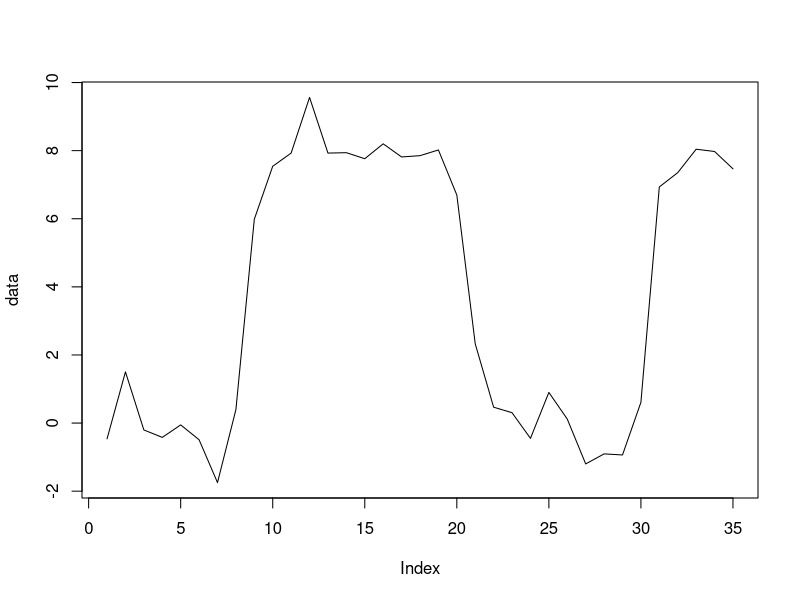

Recreate this plot in R.
#data <- ##SIMULATE NORMAL WITH CHANGE IN MEAN OR ELSE BROWNIAN MOTION WITH SOME SHIFT
data <- c(rnorm(8, 0, 1), rnorm(12, 8, 1), rnorm(10, 0, 1), rnorm(5, 8, 1))
N <- length(data)

plot(data, type="l")

#################
#CREATE G VECTOR#  
#################

g <- dgeom(1:N, 0.1)
#plot(g, type="l")

G <- rep(0,N)
for (i in 1:N){
  G[i] <- sum(g[1:i])
}
#plot(G, type="l")

##checks whether there has been a changepoint
isChangepoint <- function(row){
  len <- length(row)
  if (len >= 3){ ##no changepoints before this
    if ((row[len])>0.9){
      return(TRUE)
    }
  }
  return(FALSE)
}

###Finds w (probability of data being more extreme than current data point based on previous data point)
findw <- function(data, mean, sd){
  w <- pnorm(data, mean, sd)
  #if (data == NA){}
  if (w < 0.5){
    w <- 2*w
  } else {
    w <- 2*(1-w)
  }
  return(w)
}

##takes current vector, and returns updated next one, which is longer by 1
updateModel <- function(row){
  i <- length(row)
  newrow <- rep(0, i+1)
  for (j in 1:i){
    w <- findw(data[n+1], data[n], sd=1)
    if (i == j){ ## as G(O) Not defined in R, = 0
      #output_matrix[i+1, j] <- w * (1- G[i-(j-1)])*output_matrix[i,j]  #################HEREEEEEE
      newrow[j] <- w * (1- G[i-(j-1)])*row[j]
    } else{
      #output_matrix[i+1,j] = w * (1- G[i-(j-1)]/(1-G[i-(j-1)-1]))*output_matrix[i,j]
      newrow[j] =  w * (1- G[i-(j-1)]/(1-G[i-(j-1)-1]))* row[j]
    }
  }
  
  ## J = i+1
  j <- i+1
  p <- rep(0,i) ##WHAT IS K
  if (i == 1){
    p[1] <- 1
  } else {
    for (k in 1:(i-1)){ # checking for Go, not defined = 0
      if (k==i-1){
        p[k] <- (G[i-k])
      }else{
        p[k] <- (G[i-k] - G[i-k-1])/(1 - G[i-k-1])
      }
    }
  }
  
  #output_matrix[i+1,j] <- p%*%output_matrix[i,1:i] 
  newrow[j] <- p%*%row
  
  #NORMALISING
  #output_matrix[i+1,] <- output_matrix[i+1,]/sum(output_matrix[i+1,])
  newrow <- newrow/sum(newrow)
  return(newrow)
}

##ASSUMED MAX NUMBER OF CHANGEPOINTS, AS APPENDING COPIES ENTIRE ROW ##Needs adjustments
changepoints <- rep(0,10) 
numberchangepoints <- 1
recent_changepoint <- 1

##Initialising row
row <- rep(1,1)
print(row)

for (n in 1:(N-1)){
  ##START
  row <- updateModel(row)
  print(row)
  if (isChangepoint(row)){
    print("FOUND CHANGEPOINT!!!!!")
    print(n)
    changepoints[numberchangepoints] = n #####NEED TO CHANGE POSITION IN DATA
    numberchangepoints = numberchangepoints + 1
    #print(data)
    #newdata <- rep(0,(N-x))
    #newdata <- data[x+1:(N)] #### CHANGE THIS TOO
    #data <- newdata
    #print("new data")
    #print(newdata)
    row <- 1
  }
}

print(changepoints)
#plot(row, type = "l")
print("done")

